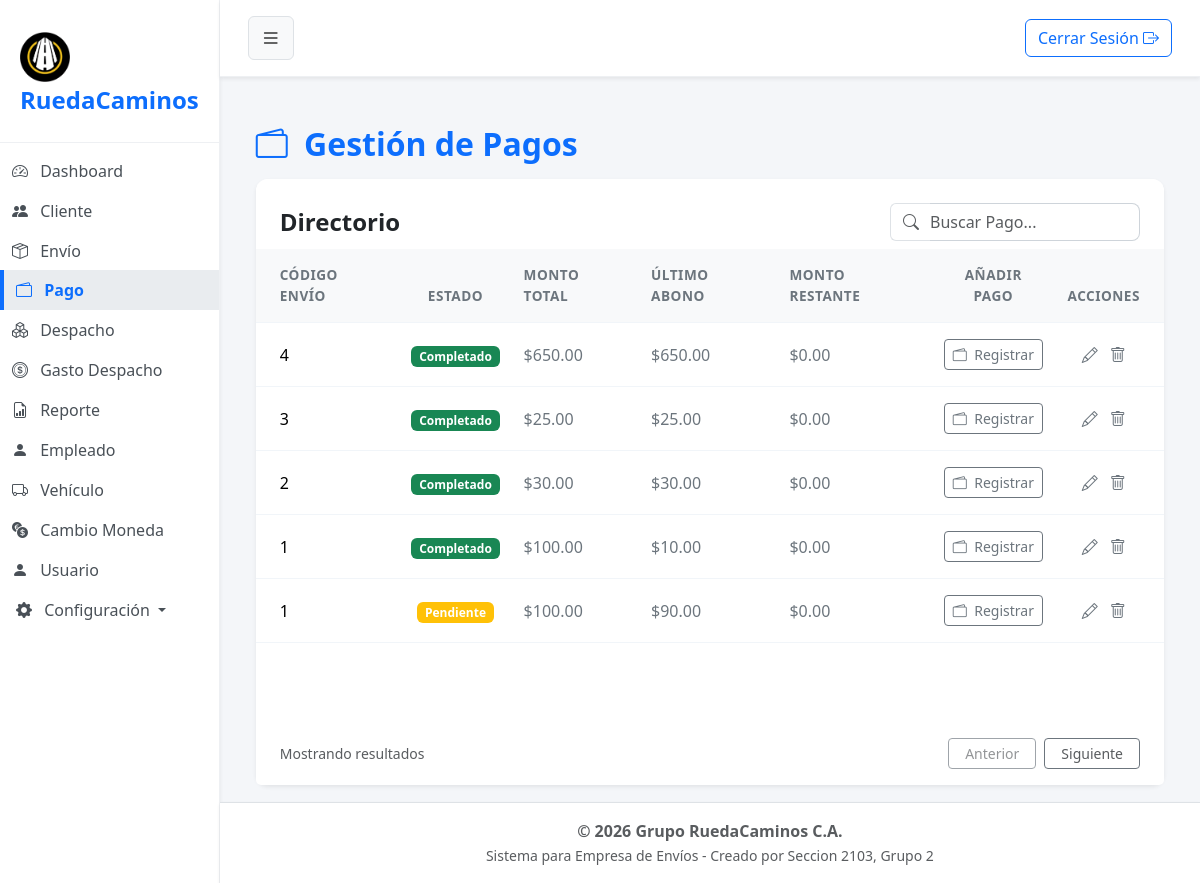
The page /?url=pago (signed in) on the database as committed earlier.
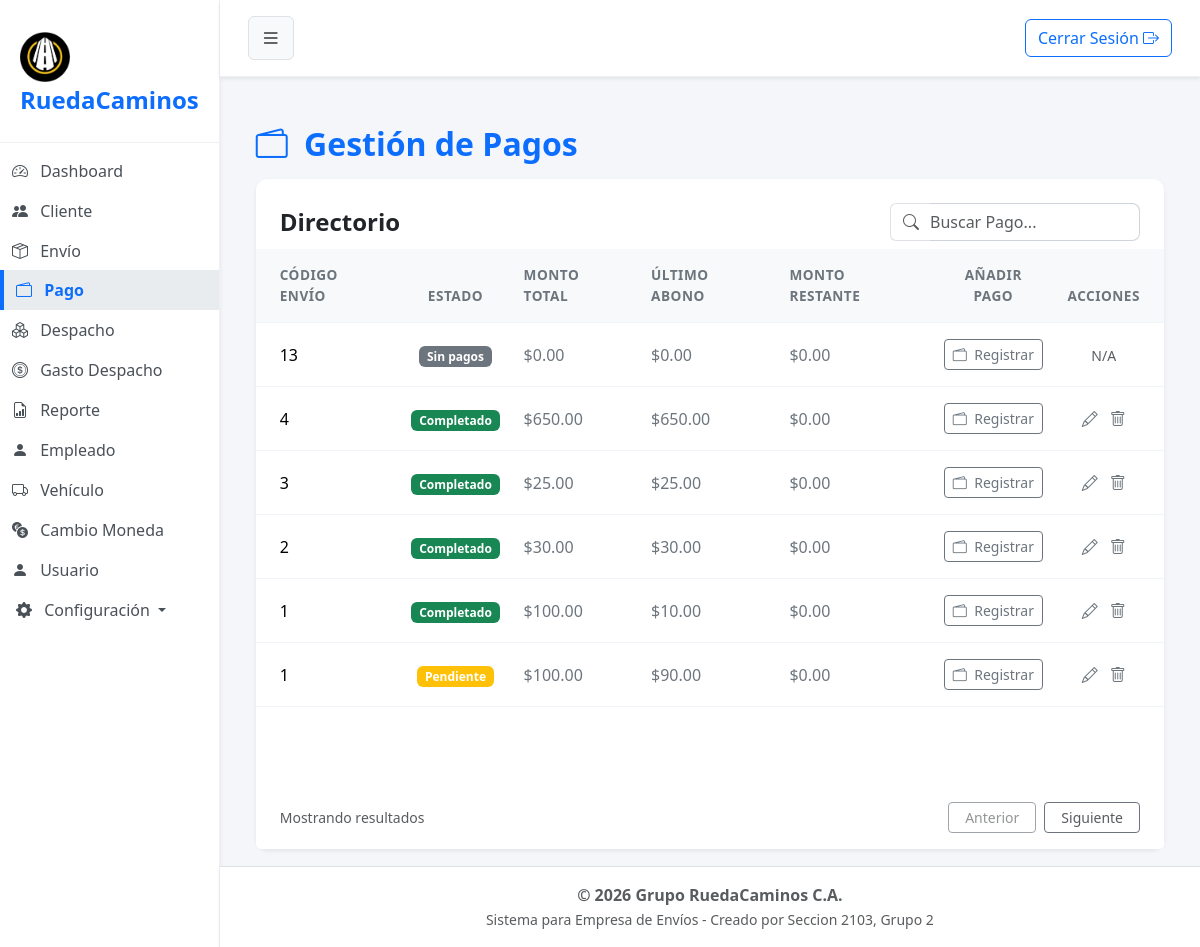
The same page on the database as committed later.
### tables this page shows
CREATE TABLE `pago` (
  `cod_pago` int(11) NOT NULL,
  `fecha` date NOT NULL,
  `hora` datetime NOT NULL,
  `monto` decimal(8,2) NOT NULL,
  `referencia` varchar(20) NOT NULL,
  `estado_pago` tinyint(1) NOT NULL DEFAULT 0,
  `cod_envio` int(11) NOT NULL,
  `estado` tinyint(1) NOT NULL,
  `cod_detallepago` int(11) NOT NULL
);

CREATE TABLE `envio` (
  `cod_envio` int(11) NOT NULL,
  `fecha` datetime NOT NULL,
  `monto_total` decimal(8,2) DEFAULT NULL,
  `estado` tinyint(1) NOT NULL,
  `cod_despacho` int(11) DEFAULT NULL,
  `peso_total` decimal(6,2) DEFAULT NULL,
  `anchura` decimal(5,2) NOT NULL,
  `altura` decimal(5,2) NOT NULL,
  `descrip_contenido` varchar(50) NOT NULL,
  `distancia_total` float(7,2) DEFAULT NULL,
  `cod_unidadmedida` int(1) DEFAULT NULL,
  `cod_preciokilometraje` int(11) DEFAULT NULL,
  `estatus_fragil` tinyint(1) NOT NULL
);

CREATE TABLE `detalle_pago` (
  `cod_detallepago` int(11) NOT NULL,
  `referencia` int(11) NOT NULL,
  `cod_metodopago` int(1) NOT NULL,
  `cod_banco` int(1) NOT NULL,
  `monto` decimal(8,2) NOT NULL
);

### app/controller/pagoController.php (called while the page is built, shortened)
<?php
$pago = new Pago();
$registros = $pago->obt_RegistrosPago();
include 'app/view/layout/header.php';
include 'app/view/pago/pagoView.php';
include 'app/view/layout/footer.php';
?>

### index.php (called while the page is built, shortened)
<?php
    $frontController = new FrontController();
?>

### app/config/Conexion.php (called while the page is built, shortened)
<?php
abstract class Conexion
{
    public $host = "localhost";
    public $namedb = "grupo_ruedacaminos";
    public $userdb = "root";
    public $passwd = "";
    public function __construct()
    {
        $this->conexion = $this->getConnection();
    }
    public function getConnection(): PDO
    {
        try {
            $dsn = "mysql:host=" . $this->host . ";dbname=" . $this->namedb . ";charset=utf8";
            $conexion = new PDO($dsn, $this->userdb, $this->passwd);
            $conexion->setAttribute(PDO::ATTR_ERRMODE, PDO::ERRMODE_EXCEPTION);
        } catch (PDOException $error) {
            die('No se pudo conectar a la base de datos, error:' . $error->getMessage());
        }
        return $conexion;
    }
}

### app/model/Pago.php (called while the page is built, shortened)
<?php
class Pago extends Conexion
{
    public function obt_RegistrosPago()
    {
        try {
            $sentencia = "SELECT e.cod_envio, e.monto_total, e.estado as estado_envio, p.cod_pago, p.fecha, p.hora, p.referencia, p.estado_pago, d.cod_detallepago, d.referencia as ref_detalle, d.monto as monto_abonado, m.nombre as metodo_pago, b.nombre as banco_nombre, d.cod_metodopago, d.cod_banco, (SELECT SUM(dp2.monto) FROM pago p2 INNER JOIN detalle_pago dp2 ON p2.cod_detallepago = dp2.cod_detallepago WHERE p2.cod_envio = e.cod_envio AND p2.estado = 1) as total_abonado_envio FROM envio e LEFT JOIN pago p ON e.cod_envio = p.cod_envio AND p.estado = 1 LEFT JOIN detalle_pago d ON p.cod_detallepago = d.cod_detallepago LEFT JOIN metodo_pago m ON d.cod_metodopago = m.cod_metodo LEFT JOIN banco b ON d.cod_banco = b.cod_banco WHERE e.estado = 1 ORDER BY e.cod_envio DESC, p.cod_pago DESC";
            $select = $this->conexion->prepare($sentencia);
            $select->execute();
            return $select->fetchAll(\PDO::FETCH_ASSOC);
        } catch (\PDOException $e) {
            return [];
        }
    }
}

### app/view/pago/componentes/tabla.php (the view)
<div class="card-body p-0">
    <div class="table-responsive">
        <table class="table table-hover align-middle mb-0">
            <thead class="table-light table-header-custom">
                <tr>
                    <th class="ps-4">CÓDIGO ENVÍO</th>
                    <th class="text-center">ESTADO</th>
                    <th>MONTO TOTAL</th>
                    <th>ÚLTIMO ABONO</th>
                    <th>MONTO RESTANTE</th>
                    <th class="text-center">AÑADIR PAGO</th>
                    <th class="pe-4 text-center">ACCIONES</th>
                </tr>
            </thead>
            <tbody>
                <?php if (!empty($registros)): ?>
                    <?php foreach ($registros as $value):
                        $montoTotal = $value['monto_total'] ?? 0;
                        $totalAbonadoEnvio = $value['total_abonado_envio'] ?? 0;
                        $montoRestante = $montoTotal - $totalAbonadoEnvio;
                        $montoBaseEditar = $montoRestante + ($value['monto_abonado'] ?? 0);
                        $tienePago = !empty($value['cod_pago']);
                    ?>
                        <tr>
                            <td class="ps-4 fw-medium"><?= $value['cod_envio']; ?></td>
                            <td class="text-center">
                                <?php if ($tienePago): ?>
                                    <span class="badge bg-<?= ($value['estado_pago'] == 1) ? 'success' : 'warning'; ?>">
                                        <?= ($value['estado_pago'] == 1) ? 'Completado' : 'Pendiente'; ?>
                                    </span>
                                <?php else: ?>
                                    <span class="badge bg-secondary">Sin pagos</span>
                                <?php endif; ?>
                            </td>
                            <td class="text-secondary">$<?= number_format($montoTotal, 2); ?></td>
                            <td class="text-secondary">$<?= number_format($value['monto_abonado'] ?? 0, 2); ?></td>
                            <td class="text-secondary">$<?= number_format(max(0, $montoRestante), 2); ?></td>
                            <td class="text-center">
                                <button type="button" class="btn btn-outline-secondary btn-sm"
                                    data-bs-toggle="modal"
                                    data-bs-target="#registerPago"
                                    data-envio="<?= $value['cod_envio']; ?>"
                                    data-montorestante="<?= max(0, $montoRestante); ?>">
                                    <i class="bi bi-wallet2 me-1"></i> Registrar
                                </button>
                            </td>
                            <td class="pe-4 text-center">
                                <?php if ($tienePago): ?>
                                    <a href="#" class="text-secondary me-2 text-decoration-none" title="Editar"
                                        data-bs-toggle="modal" data-bs-target="#modalEditarPago"
                                        data-id="<?= $value['cod_pago']; ?>"
                                        data-envio="<?= $value['cod_envio']; ?>"
                                        data-monto="<?= $value['monto_abonado']; ?>"
                                        data-referencia="<?= $value['referencia']; ?>"
                                        data-estatus="<?= $value['estado_pago']; ?>"
                                        data-metodo="<?= $value['cod_metodopago'] ?? ''; ?>"
                                        data-banco="<?= $value['cod_banco'] ?? ''; ?>"
                                        data-detalle="<?= $value['cod_detallepago']; ?>"
                                        data-montobaseeditar="<?= max(0, $montoBaseEditar); ?>">
                                        <i class="bi bi-pencil"></i>
                                    </a>
                                    <a href="#" class="text-secondary text-decoration-none btn-eliminar" title="Eliminar"
                                        data-id="<?= $value['cod_pago']; ?>">
                                        <i class="bi bi-trash"></i>
                                    </a>
                                <?php else: ?>
                                    <span class="text-muted small">N/A</span>
                                <?php endif; ?>
                            </td>
                        </tr>
                    <?php endforeach; ?>
                <?php else: ?>
                    <tr>
                        <td colspan="7" class="text-center text-muted py-4">No hay envíos registrados actualmente.</td>
                    </tr>
                <?php endif; ?>
            </tbody>
        </table>
    </div>
</div>

Rows that differ between the two databases and show on the page:
added envio: cod_envio "13", shows "Sin pagos", monto_total "0.00", monto_abonado "0.00", max(0, $montoRestante) "0.00", shows "N/A"
